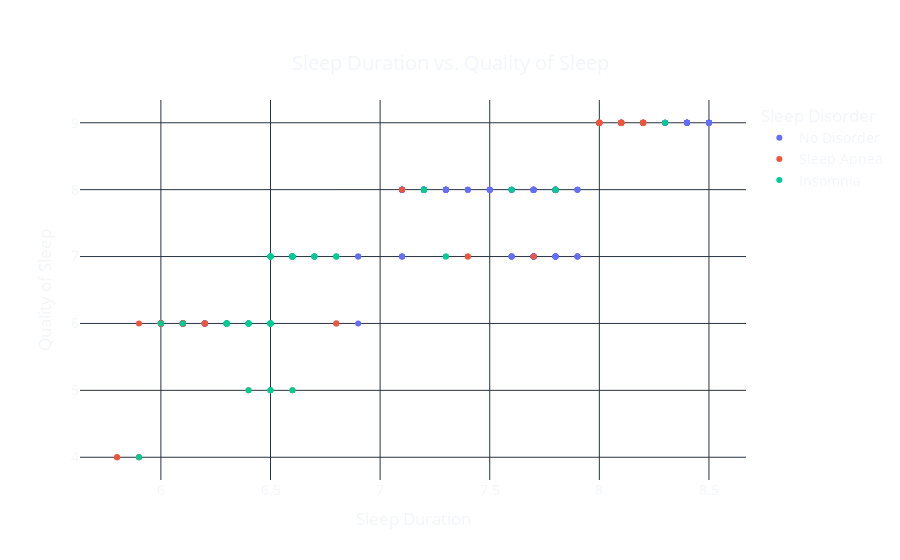

The code cell stored with this chart in its notebook:
### Code cell
import plotly.express as px

# Create a scatter plot to visualize the relationship between sleep duration and quality of sleep
# Assuming 'data' is your DataFrame and it contains columns named 'Sleep Duration', 'Quality of Sleep', and 'Sleep Disorder'
fig = px.scatter(data, x='Sleep Duration', y='Quality of Sleep', color='Sleep Disorder', 
                 title='Sleep Duration vs. Quality of Sleep',
                 labels={'Sleep Duration': 'Sleep Duration', 'Quality of Sleep': 'Quality of Sleep'},
                 template='plotly_dark')

# Update layout of the scatter plot
fig.update_layout(
    xaxis_title='Sleep Duration',  # Set x-axis title
    yaxis_title='Quality of Sleep',  # Set y-axis title
    title={
        'text': "Sleep Duration vs. Quality of Sleep",
        'y': 0.9,
        'x': 0.5,
        'xanchor': 'center',
        'yanchor': 'top'
    },  # Configure title properties
    font=dict(size=14),  # Set overall font size
    plot_bgcolor='rgba(0,0,0,0)',  # Set plot background to transparent
    paper_bgcolor='rgba(0,0,0,0)'  # Set paper background to transparent
)

# Show the scatter plot
fig.show()

### Figure 1 — Plotly figure (JSON) as saved in the notebook; plotly's stock layout.template omitted (floating-point values rounded to 4 significant figures; data arrays with more than 128 entries replaced by an {"elided": "..."} marker saying what was removed)
{"data": [{"hovertemplate": "Sleep Disorder=No Disorder<br>Sleep Duration=%{x}<br>Quality of Sleep=%{y}<extra></extra>", "legendgroup": "No Disorder", "marker": {"color": "#636efa", "symbol": "circle"}, "mode": "markers", "name": "No Disorder", "orientation": "v", "showlegend": true, "type": "scatter", "x": {"elided": "219 float values"}, "xaxis": "x", "y": {"elided": "219 int values"}, "yaxis": "y"}, {"hovertemplate": "Sleep Disorder=Sleep Apnea<br>Sleep Duration=%{x}<br>Quality of Sleep=%{y}<extra></extra>", "legendgroup": "Sleep Apnea", "marker": {"color": "#EF553B", "symbol": "circle"}, "mode": "markers", "name": "Sleep Apnea", "orientation": "v", "showlegend": true, "type": "scatter", "x": [5.9, 5.9, 6.5, 6, 6.4, 7.7, 5.8, 5.8, 7.4, 6.6, 7.2, 7.1, 7.4, 6.8, 6.8, 7.8, 6.5, 5.9, 6, 6.1, 6.1, 6.1, 6.1, 6.2, 6.2, 6.2, 8.1, 8.1, 6.1, 6, 6, 6, 6, 6, 6, 6, 6.1, 6, 6.1, 6.1, 6, 6.1, 6, 6.1, 6.1, 6, 6.1, 6.1, 8.1, 8.1, 8.2, 8.2, 8.2, 8.2, 8.2, 8.1, 8.1, 8.1, 8, 8, 8, 8, 8, 8, 8.2, 8.2, 8.2, 8.2, 8, 8, 8.1, 8, 8.1, 8.1, 8, 8.1, 8.1, 8.1], "xaxis": "x", "y": [4, 4, 5, 6, 5, 7, 4, 4, 7, 5, 8, 8, 7, 6, 6, 8, 6, 6, 6, 6, 6, 6, 6, 6, 6, 6, 9, 9, 6, 6, 6, 6, 6, 6, 6, 6, 6, 6, 6, 6, 6, 6, 6, 6, 6, 6, 6, 6, 9, 9, 9, 9, 9, 9, 9, 9, 9, 9, 9, 9, 9, 9, 9, 9, 9, 9, 9, 9, 9, 9, 9, 9, 9, 9, 9, 9, 9, 9], "yaxis": "y"}, {"hovertemplate": "Sleep Disorder=Insomnia<br>Sleep Duration=%{x}<br>Quality of Sleep=%{y}<extra></extra>", "legendgroup": "Insomnia", "marker": {"color": "#00cc96", "symbol": "circle"}, "mode": "markers", "name": "Insomnia", "orientation": "v", "showlegend": true, "type": "scatter", "x": [5.9, 6.3, 6.5, 6.4, 6, 7.2, 6.6, 7.2, 6.5, 7.6, 6.5, 6.7, 6.3, 6.7, 6.5, 6.7, 6.4, 6.5, 6.5, 6.5, 6.5, 6.5, 6.5, 6.5, 6.5, 6.5, 7.8, 7.8, 6.6, 6.4, 6.3, 6.4, 6.6, 6.3, 6.6, 6.3, 6.6, 6.3, 6.6, 6.3, 6.6, 6.3, 6.6, 6.3, 6.4, 6.5, 6.3, 6.4, 6.5, 6.3, 6.4, 6.5, 6.3, 6.5, 6.3, 6.8, 6.8, 6.8, 6.5, 6.5, 6.5, 6.5, 6.6, 6.6, 6.6, 6.6, 6.6, 7.3, 7.3, 6.1, 6.5, 6.5, 6.6, 6.6, 6.6, 6.6, 8.3], "xaxis": "x", "y": [4, 6, 5, 5, 6, 8, 5, 8, 5, 8, 6, 7, 6, 7, 6, 7, 6, 6, 6, 6, 6, 6, 6, 6, 6, 6, 8, 8, 7, 6, 6, 6, 7, 6, 7, 6, 7, 6, 7, 6, 7, 6, 7, 6, 6, 7, 6, 6, 7, 6, 6, 7, 6, 7, 6, 7, 7, 7, 7, 7, 7, 7, 7, 7, 7, 7, 7, 7, 7, 6, 7, 7, 7, 7, 7, 7, 9], "yaxis": "y"}], "layout": {"autosize": true, "font": {"size": 14}, "legend": {"title": {"text": "Sleep Disorder"}, "tracegroupgap": 0}, "paper_bgcolor": "rgba(0, 0, 0, 0)", "plot_bgcolor": "rgba(0, 0, 0, 0)", "title": {"text": "Sleep Duration vs. Quality of Sleep", "x": 0.5, "xanchor": "center", "y": 0.9, "yanchor": "top"}, "xaxis": {"anchor": "y", "autorange": true, "domain": [0, 1], "range": [5.635, 8.665], "title": {"text": "Sleep Duration"}, "type": "linear"}, "yaxis": {"anchor": "x", "autorange": true, "domain": [0, 1], "range": [3.587, 9.413], "title": {"text": "Quality of Sleep"}, "type": "linear"}}}
